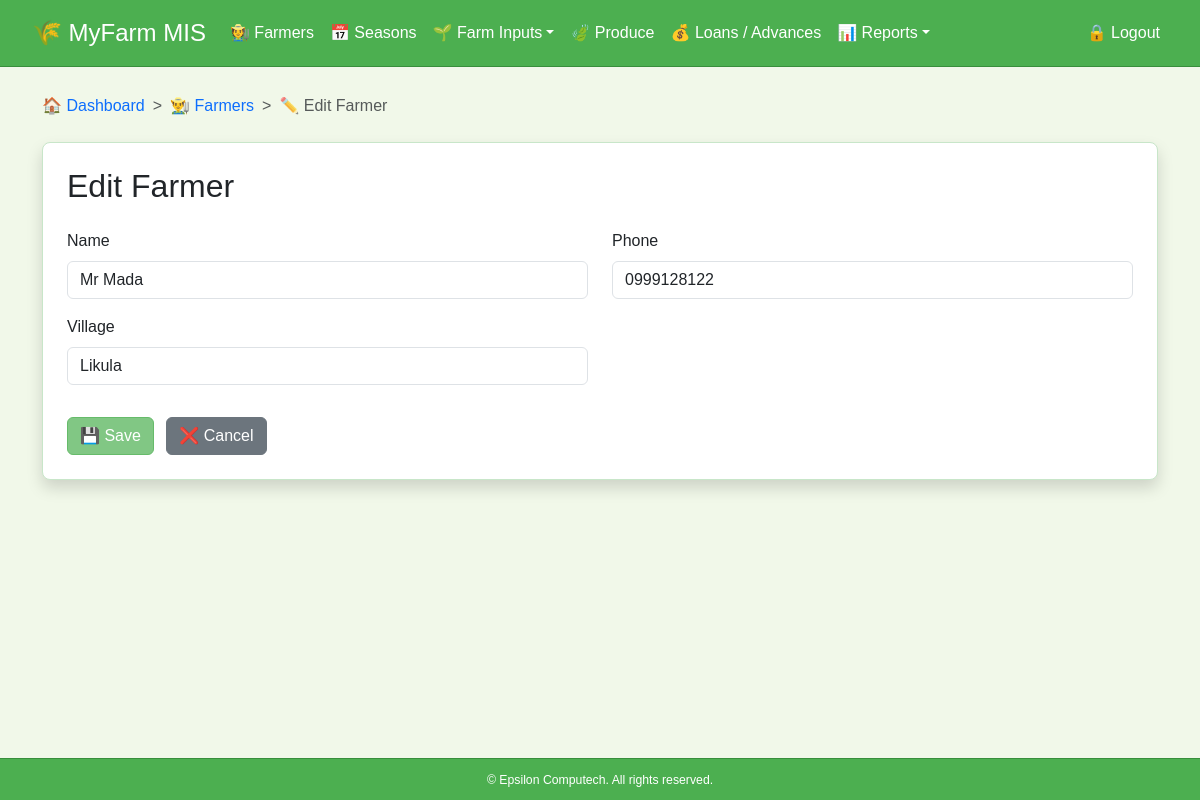
The page /farmers/1/edit/ on the database as committed earlier.
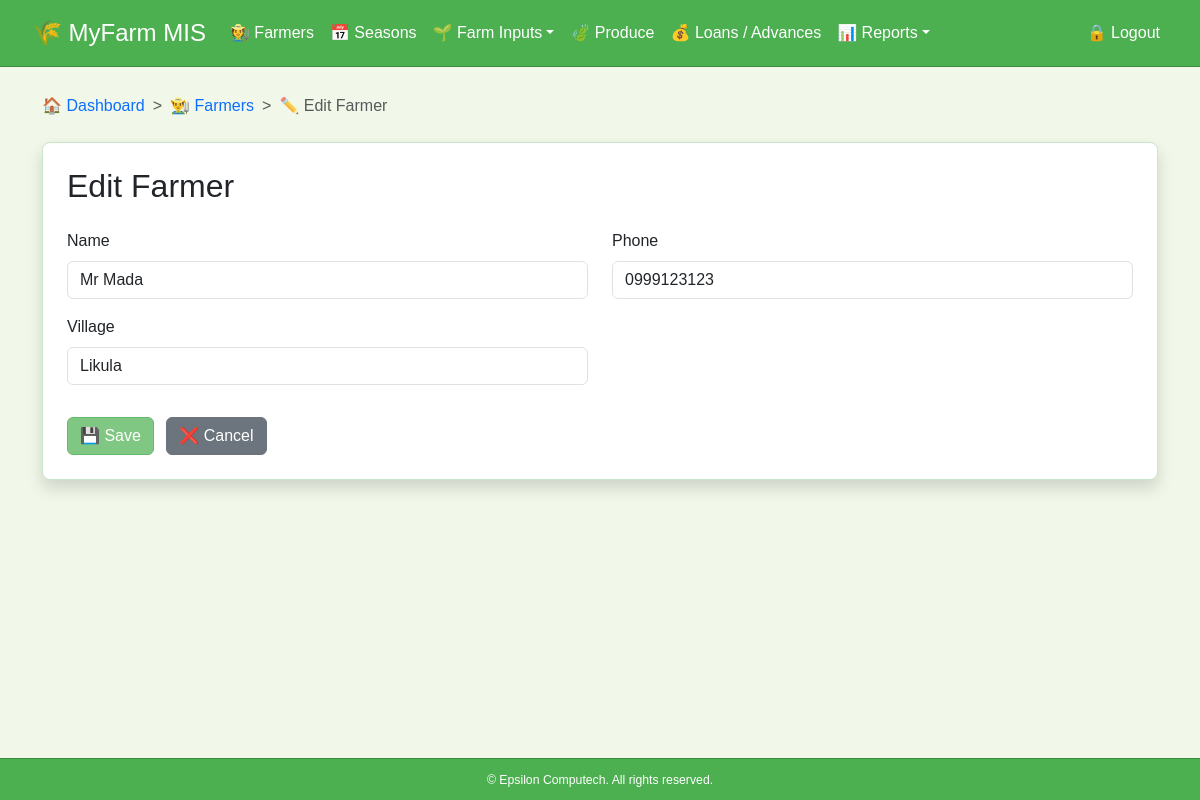
The same page on the database as committed later.
### farmers/models.py (models this page shows, shortened)
class Farmer(models.Model):
    name = models.CharField(max_length=100)
    phone = models.CharField(max_length=20, blank=True, null=True)
    village = models.CharField(max_length=100, blank=True, null=True)
    registration_date = models.DateField(auto_now_add=True)

### farmers/views.py (the view)
# urls.py: path('farmers/<int:pk>/edit/', views.farmer_update, name='farmer_update'),
def farmer_update(request, pk):
    farmer = get_object_or_404(Farmer, pk=pk)
    form = FarmerForm(request.POST or None, instance=farmer)
    breadcrumbs = [
        {'url': 'dashboard', 'name': 'Dashboard', 'icon': '🏠'},
        {'url': 'farmer_list', 'name': 'Farmers', 'icon': '👨‍🌾'},
        {'url': None, 'name': 'Edit Farmer', 'icon': '✏️'},
    ]
    if form.is_valid():
        farmer = form.save()
        messages.success(request, f"Farmer '{farmer.name}' updated successfully!")
        return redirect('farmer_list')
    return render(request, 'farmers/farmer_form.html', {'form': form, 'title': 'Edit Farmer', 'breadcrumbs': breadcrumbs})

### farmers/forms.py
class FarmerForm(forms.ModelForm):
    class Meta:
        model = Farmer
        fields = '__all__'

### farmers/context_processors.py (called while the page is built)
def season_context(request):
    season_id = request.GET.get("season")
    selected_season = None
    if season_id:
        selected_season = Season.objects.filter(id=season_id).first()
    if not selected_season:
        selected_season = Season.objects.order_by('-year').first()
    seasons = Season.objects.order_by('-year')
    return {
        "seasons": seasons,
        "selected_season": selected_season
    }

### farmers/templates/farmers/farmer_form.html (shortened to what this page needs)
{% extends "base.html" %}
{% load widget_tweaks %}
{% block content %}
<div class="card shadow p-4 mt-4">
    <h2 class="mb-4">{{ title }}</h2>
    <form method="post">
        <div class="row">
            {% for field in form %}
                <div class="mb-3 col-md-6">
                    <label for="{{ field.id_for_label }}" class="form-label">{{ field.label }}</label>
                    {{ field|add_class:"form-control" }}
                </div>
            {% endfor %}
        </div>
        <div class="mt-3">
            <button type="submit" class="btn btn-success me-2">💾 Save</button>
            <a href="{% url 'farmer_list' %}" class="btn btn-secondary">❌ Cancel</a>
        </div>
    </form>
</div>
{% endblock %}

Rows that differ between the two databases and show on the page:
changed Farmer "Mr Mada": phone "0999128122" → "0999123123"
